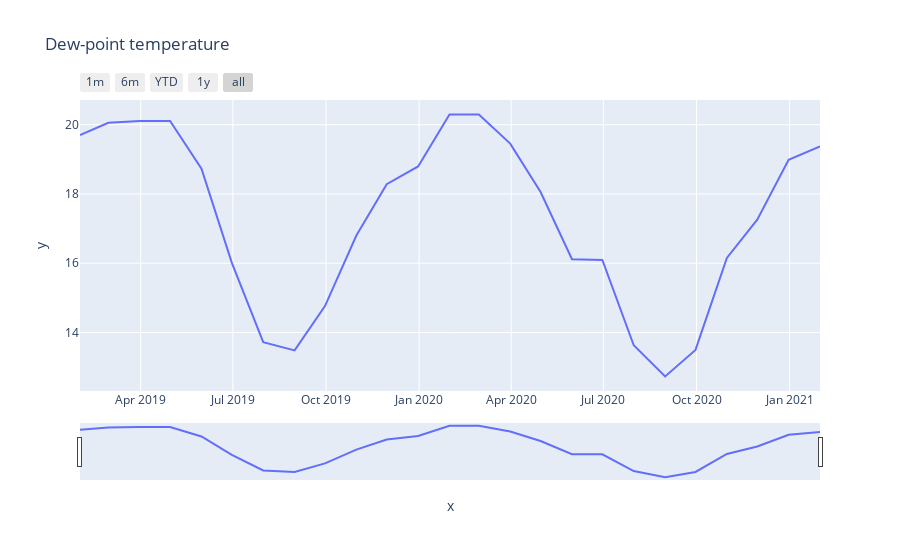

The notebook cell this image was saved under:
### Code cell
fig = px.line( x=new_dew.index, y=new_dew['DEW POINT TEMPERATURE (°C)'], title='Dew-point temperature')

fig.update_xaxes(
    rangeslider_visible=True,
    rangeselector=dict(
        buttons=list([
            dict(count=1, label="1m", step="month", stepmode="backward"),
            dict(count=6, label="6m", step="month", stepmode="backward"),
            dict(count=1, label="YTD", step="year", stepmode="todate"),
            dict(count=1, label="1y", step="year", stepmode="backward"),
            dict(step="all")
        ])
    )
)
fig.show();

### Figure 1 — Plotly figure (JSON) as saved in the notebook; plotly's stock layout.template omitted (floating-point values rounded to 4 significant figures)
{"data": [{"hovertemplate": "x=%{x}<br>y=%{y}<extra></extra>", "legendgroup": "", "line": {"color": "#636efa", "dash": "solid"}, "mode": "lines", "name": "", "orientation": "v", "showlegend": false, "type": "scatter", "x": ["2019-01-31T00:00:00", "2019-02-28T00:00:00", "2019-03-31T00:00:00", "2019-04-30T00:00:00", "2019-05-31T00:00:00", "2019-06-30T00:00:00", "2019-07-31T00:00:00", "2019-08-31T00:00:00", "2019-09-30T00:00:00", "2019-10-31T00:00:00", "2019-11-30T00:00:00", "2019-12-31T00:00:00", "2020-01-31T00:00:00", "2020-02-29T00:00:00", "2020-03-31T00:00:00", "2020-04-30T00:00:00", "2020-05-31T00:00:00", "2020-06-30T00:00:00", "2020-07-31T00:00:00", "2020-08-31T00:00:00", "2020-09-30T00:00:00", "2020-10-31T00:00:00", "2020-11-30T00:00:00", "2020-12-31T00:00:00", "2021-01-31T00:00:00"], "xaxis": "x", "y": [19.7, 20.06, 20.11, 20.11, 18.73, 16.01, 13.72, 13.48, 14.76, 16.8, 18.28, 18.8, 20.29, 20.29, 19.45, 18.06, 16.12, 16.1, 13.63, 12.73, 13.5, 16.15, 17.26, 18.98, 19.38], "yaxis": "y"}], "layout": {"legend": {"tracegroupgap": 0}, "title": {"text": "Dew-point temperature"}, "xaxis": {"anchor": "y", "domain": [0, 1], "rangeselector": {"buttons": [{"count": 1, "label": "1m", "step": "month", "stepmode": "backward"}, {"count": 6, "label": "6m", "step": "month", "stepmode": "backward"}, {"count": 1, "label": "YTD", "step": "year", "stepmode": "todate"}, {"count": 1, "label": "1y", "step": "year", "stepmode": "backward"}, {"step": "all"}]}, "rangeslider": {"visible": true}, "title": {"text": "x"}}, "yaxis": {"anchor": "x", "domain": [0, 1], "title": {"text": "y"}}}}
